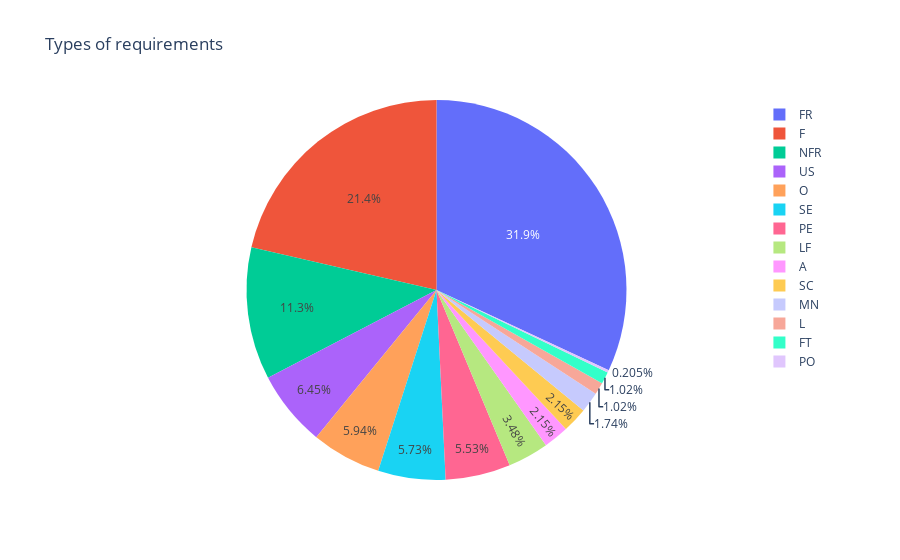

The code cell stored with this chart in its notebook:
### Code cell
import plotly.express as px

# draw a pie chart of the different sentiments of the posts
fig = px.pie(df, names='Type', title ='Types of requirements')
fig.show()

### Figure 1 — Plotly figure (JSON) as saved in the notebook; plotly's stock layout.template omitted (floating-point values rounded to 4 significant figures; data arrays with more than 128 entries replaced by an {"elided": "..."} marker saying what was removed)
{"data": [{"domain": {"x": [0.0, 1.0], "y": [0.0, 1.0]}, "hovertemplate": "Type=%{label}<extra></extra>", "labels": {"elided": "977 str values"}, "legendgroup": "", "name": "", "showlegend": true, "type": "pie"}], "layout": {"legend": {"tracegroupgap": 0}, "title": {"text": "Types of requirements"}}}
